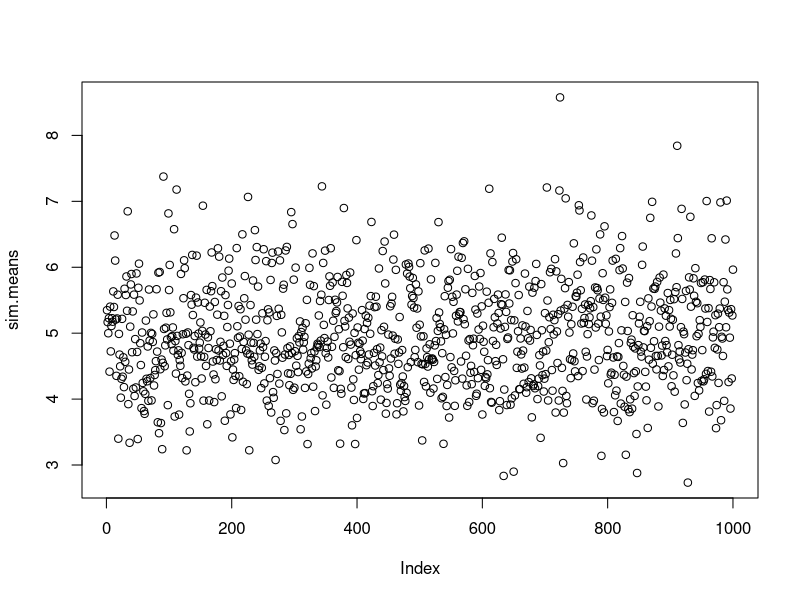
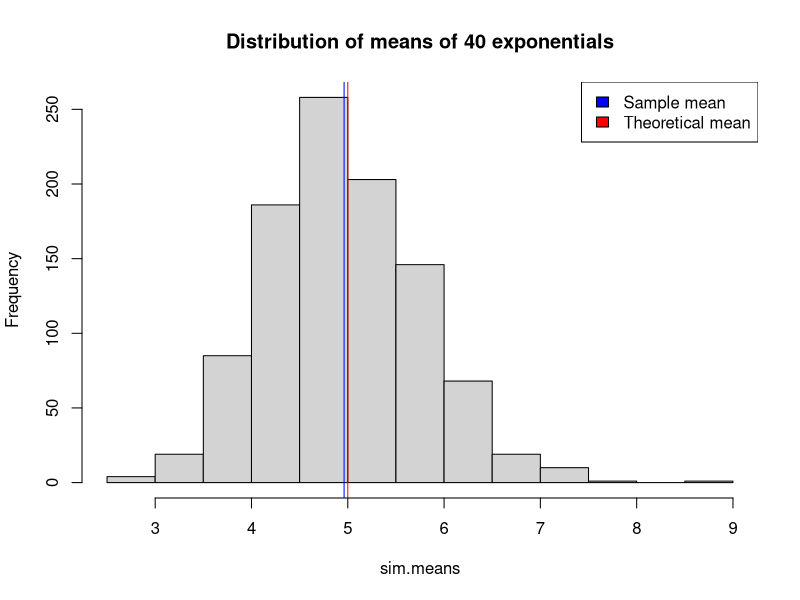
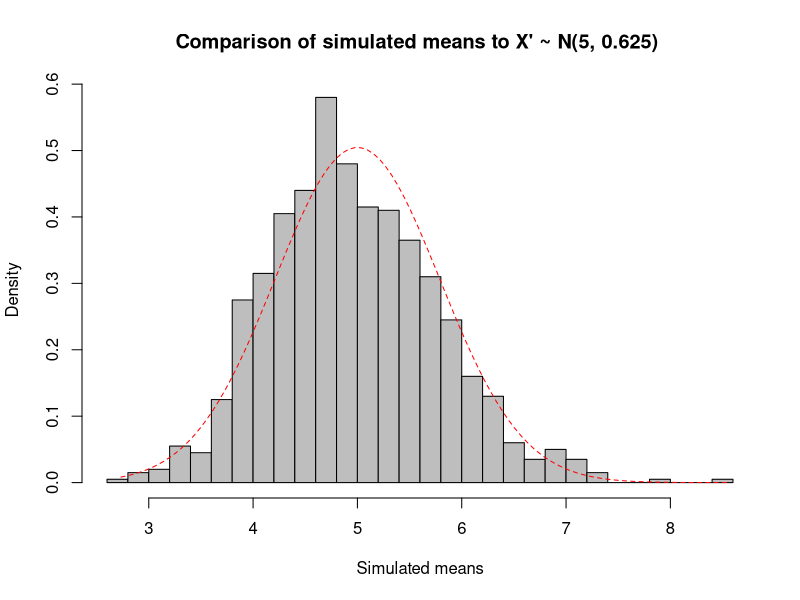

Write the R code that produced these figures, in order.
## ---- chunk 1
knitr::opts_chunk$set(echo = TRUE)
set.seed(17)
## ---- chunk 2
n <- 40  # size of each averaging operation
sim.count <- 1000  # number of averaging operations
lambda <- 0.2
sim.means <- apply(replicate(sim.count, rexp(n, lambda)), 2, mean)
plot(sim.means)
## ---- chunk 3
hist(sim.means, main = 'Distribution of means of 40 exponentials')
sample.mean <- mean(sim.means)
theoretical.mean <- 1/lambda

abline(v=sample.mean, col='blue')
abline(v=theoretical.mean, col='red')
legend("topright", c("Sample mean", "Theoretical mean"), fill=c("blue", "red"))
## ---- chunk 4
# sample variance (of the means)
sim.means.var <- var(sim.means)
print(sim.means.var)

# theoretical variance (according to CLM)
theoretical.sd <- 1/lambda / sqrt(n)
theoretical.var <- theoretical.sd^2
print(theoretical.var)
## ---- chunk 5
# plot simulated means
hist(sim.means, breaks = 40, freq=FALSE, xlab = "Simulated means", main = "Comparison of simulated means to X' ~ N(5, 0.625) ", col = "grey")

# plot the theoretical distribution
x <- seq(min(sim.means), max(sim.means), length = 100) 
y <- dnorm(x, mean = theoretical.mean, theoretical.sd)
lines(x, y, lty=2, col='red')
